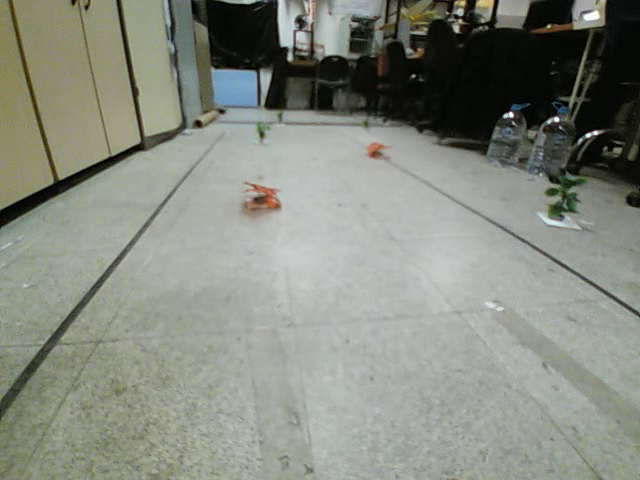
#> input picture tika/images/result1.png, 640 x 480 px, found by its file name
$ python lanes-v2.py
#> lines starting #> are read from the running program, lines starting #| are printed output that depends on the picture; after the words box and inside, x2 and y2 are one past the last pixel; in counts of white or black regions, pixels touching at a corner belong together
import cv2
import numpy as np
import matplotlib.pyplot as plt

class LaneDetection:
    def __init__(self):
        self.image = cv2.imread("result1.png")
#> self.image is the input picture: shape (480, 640, 3); mean B, G, R 127, 137.1, 133.5
        # cv2.namedWindow("result", cv2.WINDOW_NORMAL)
        # cv2.resizeWindow("result", 1000, 500)
        self.lane_image = np.copy(self.image)
        self.canny_image = self.canny(self.lane_image)
        self.cropped_image = self.region_of_interest(self.canny_image)
        self.lines = cv2.HoughLinesP(self.cropped_image, 2, np.pi/180, 100, np.array([]), minLineLength=40, maxLineGap=5)
        self.averaged_lines = self.average_slope_intercept(self.lane_image, self.lines)
        self.line_image = self.display_lines(self.lane_image, self.averaged_lines)
        self.combo_image = cv2.addWeighted(self.lane_image, 0.8, self.line_image, 1, 1)
        # plt.imshow(canny_image)
        # plt.show()
        # cv2.imwrite("result2.png",combo_image)
        cv2.imshow("result", self.combo_image)
        cv2.waitKey(0)

    # [10 lines left out: function make_coordinates, not called in this run]

    def average_slope_intercept(self, image, lines):
        left_fit = []
        right_fit = []
        for line in lines:
            x1, y1, x2, y2 = line.reshape(4)
            parameters = np.polyfit((x1,x2), (y1,y2), 1)
            slope = parameters[0]
            intercept = parameters[1]
            if slope<0:
                left_fit.append((slope,intercept))
            else:
                right_fit.append((slope,intercept))

        if len(left_fit)==0:
            left_fit.append([1])
        elif len(right_fit)==0:
            left_fit.append([1])

        left_fit_average = np.average(left_fit, axis=0)
        right_fit_average = np.average(right_fit, axis=0)
        left_line = self.make_coordinates(image, left_fit_average)
        right_line = self.make_coordinates(image, right_fit_average)
        return np.array([left_line, right_line])

    def canny(self, image):
        gray = cv2.cvtColor(image, cv2.COLOR_RGB2GRAY)
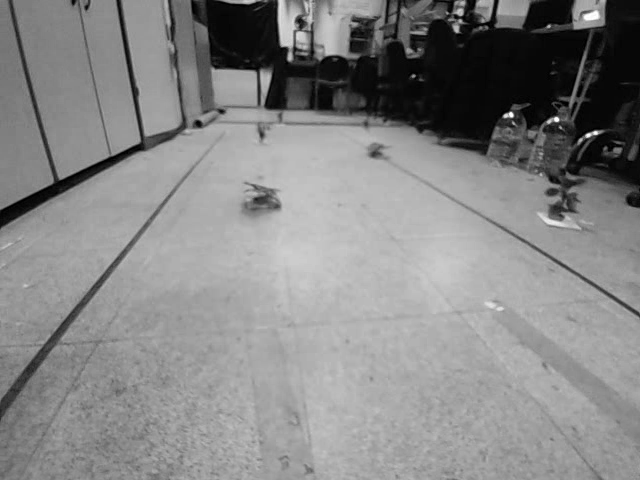
#> gray: shape (480, 640); min 0, max 255, mean 133.7
        blur = cv2.GaussianBlur(gray, (5,5),0)
        canny = cv2.Canny(blur,50,150)
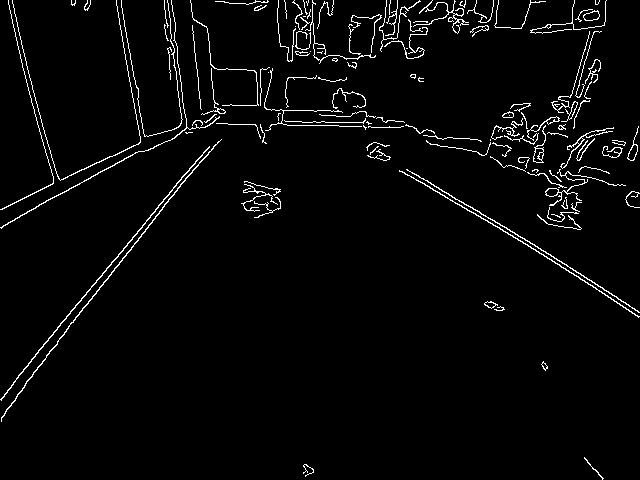
#> canny: shape (480, 640); 3.1% white in thin lines or dots
        return canny

    # [43 lines left out: function display_lines, not called in this run]

    def region_of_interest(self, image):
        height = image.shape[0]
#> height = 480
        polygons = np.array([
            [(0,500), (750,height), (200,175)]
            ])
#> polygons = [[0, 500], [750, 480], [200, 175]]
        mask = np.zeros_like(image)
        cv2.fillPoly(mask,polygons,(255))
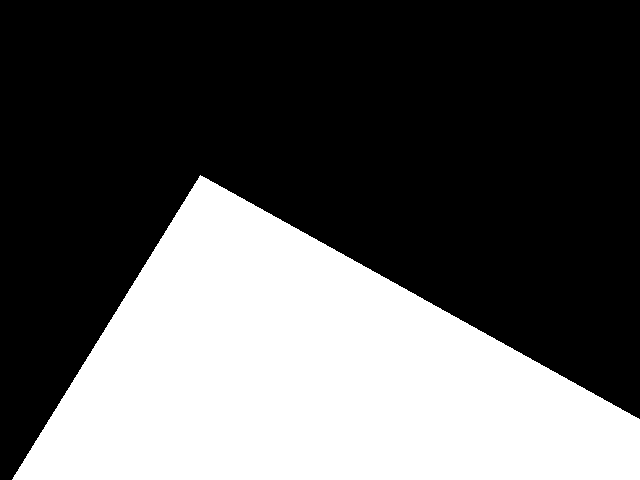
#> mask: shape (480, 640); 35.5% white; 1 white region, box (x1, y1, x2, y2) and area: (12, 175, 640, 480) 109192
        masked_image = cv2.bitwise_and(image, mask)
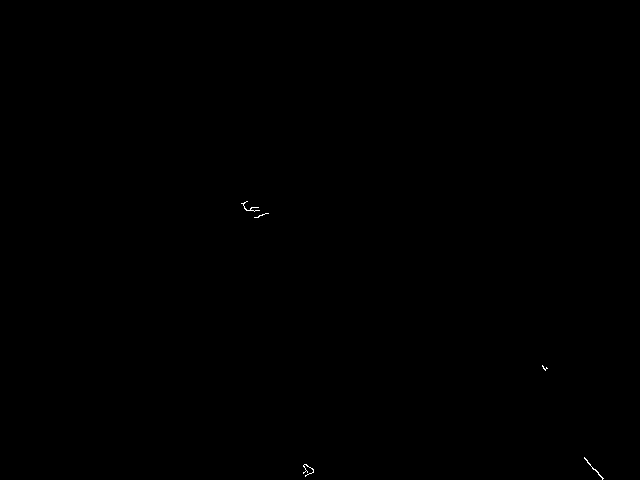
#> masked_image: shape (480, 640); 0.05% white in thin lines or dots, all inside (x1, y1, x2, y2) = (241, 201, 604, 480)
        return masked_image


# [18 lines of commented-out code are left out]

LaneDetection()
#> in __init__, `self.lines = cv2.HoughLinesP(self.cropped_image, 2, np.pi/180, 100, np..`: self.lines = None
#> (the run stopped early here; a loop or call above may not have finished)
